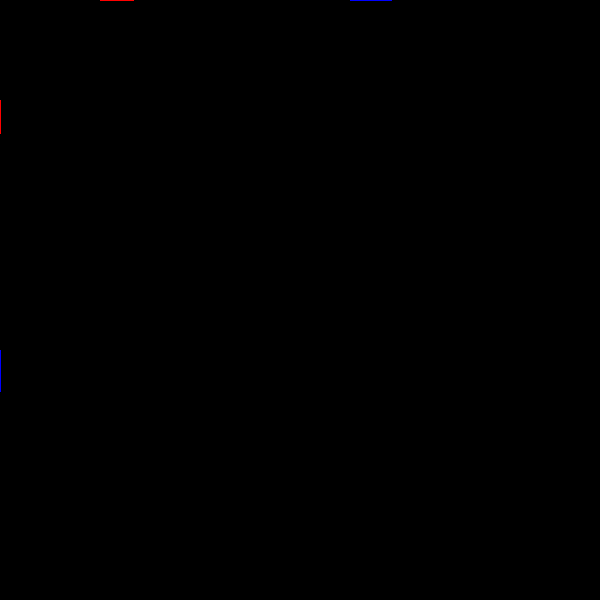
Frame 1 (no input)
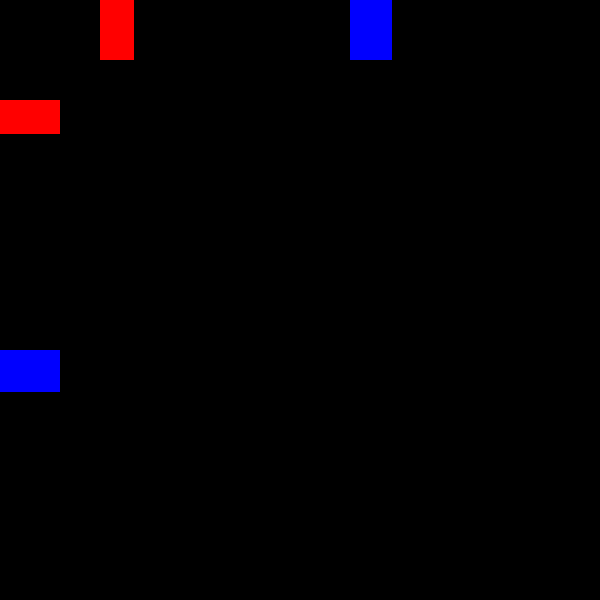
Frame 60 (the mouse pressed at the canvas centre just before this capture)
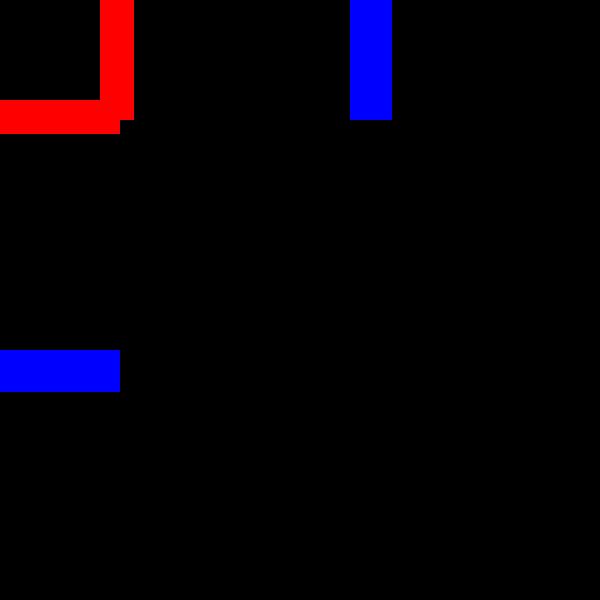
Frame 120 (the mouse held since frame 60 and released just before this capture)

The Processing sketch that drew these frames (run headless with seeded random() and noise(); from frame 60 on, the mouse is pressed at the canvas centre):

// Processing sketch: processing_140327
// ── processing_140327.pde

// ICE 9
float dx;
float ht;
color r = color( 255, 0, 0 );
color b = color( 0, 0, 255 );
color g = color( 0, 255, 0, 0);

void setup ( )
{
  size( 600, 600  );
  fill( 0 ); 
  noStroke( );
  dx = 0;
  ht = 0;
}

void draw ( )
{
  background( 0 );
  drawVerticalColumn( 100, 34, r );
  drawVerticalColumn( 250, 12, g );
  drawVerticalColumn( 350, 42, b );
  println(g);
  println(hex(65280));
  drawHorizontalColumn( 100, 34, r );
  drawHorizontalColumn( 250, 12, g );
  drawHorizontalColumn( 350, 42, b );
}

void drawVerticalColumn( float x, float wd, color c)
{
  fill(c);
  rect(x, 0, wd, frameCount%height);
}

void drawHorizontalColumn( float y, float ht, color c)
{
 fill(c);
 rect(0, y, frameCount%width, ht);
}
